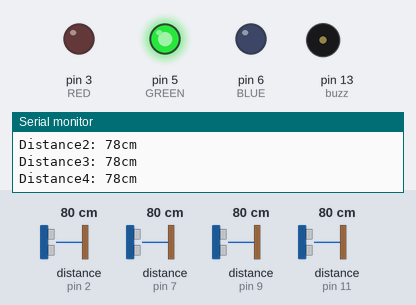
A sketch run on a simulated Arduino Uno, built with avr-gcc and run on an emulated ATmega328P. On the bench: output pins drawn as LEDs (lit = HIGH), buzzer (waves = sounding), the last lines printed to the serial monitor. Wiring (inferred from the names in the program): 4 × ultrasonic range finder: trigger pin 4, echo pin 2 / trigger pin 8, echo pin 7 / trigger pin 10, echo pin 9 / trigger pin 12, echo pin 11. Dashed ring = blinking. Inputs (shaded band) come from the test bench; at power-on: distance to the obstacle (sensors on pin 9, pin 2, pin 7, pin 11) 80 cm. The echo pulse lasts 58.3 µs per cm; pins used as bus, display or sensor lines are not drawn.

Above: at 1.2 s.
1.3 s: distance to the obstacle (sensor on pin 9) set to 72 cm
At 1.67 s:
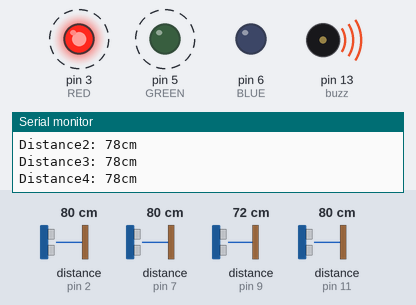
4.3 s: distance to the obstacle (sensor on pin 2) set to 9 cm
At 4.55 s:
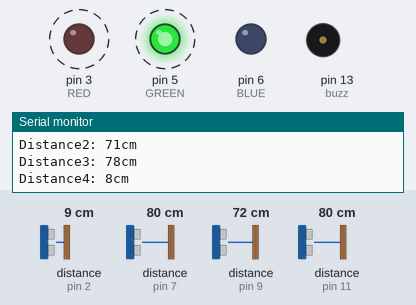
7.3 s: distance to the obstacle (sensor on pin 7) set to 4 cm
10.3 s: distance to the obstacle (sensor on pin 2) set to 4 cm
13.3 s: distance to the obstacle (sensor on pin 11) set to 60 cm
16.3 s: distance to the obstacle (sensor on pin 7) set to 18 cm
Timing chart, 0 to 20.3 s (numbered marks = the images above; inputs shaded):
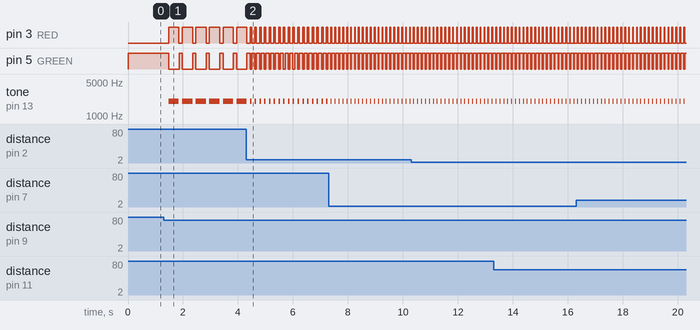

Measured:
- the behaviour switches between 77 and 76 cm on distance to the obstacle (sensor on pin 9) (found by bisection; images 0 and 1)
- after the input at 1.3 s, pin 3 (RED): alternates HIGH for 0.37 s and LOW for 0.12 s, starting after 0.18 s; pin 5 (GREEN): alternates HIGH for 0.12 s and LOW for 0.37 s, starting after 0.18 s; tone on pin 13 (buzz): alternates 2000 Hz for 0.37 s and silent for 0.12 s, starting after 0.18 s
- after the input at 4.3 s, pin 3 (RED): alternates HIGH for 0.06 s and LOW for 0.12 s, starting after 0.20 s; pin 5 (GREEN): alternates HIGH for 0.12 s and LOW for 0.06 s, starting after 0.20 s; tone on pin 13 (buzz): alternates 2000 Hz for 0.06 s and silent for 0.12 s, starting after 0.20 s

The sketch:

VehicleSensor.ino
```cpp
#include "SR04.h"
#define TRIG_PIN 12
#define ECHO_PIN 11
#define TRIG_PIN2 10
#define ECHO_PIN2 9
#define TRIG_PIN3 8
#define ECHO_PIN3 7
#define TRIG_PIN4 4
#define ECHO_PIN4 2
#define BLUE 6
#define GREEN 5
#define RED 3

SR04 sensor1 = SR04(ECHO_PIN,TRIG_PIN);
SR04 sensor2 = SR04(ECHO_PIN2,TRIG_PIN2);
SR04 sensor3 = SR04(ECHO_PIN3,TRIG_PIN3);
SR04 sensor4 = SR04(ECHO_PIN4,TRIG_PIN4);

const int buzz = 13;

long distance1;
long distance2;
long distance3;
long distance4;
long minDist;
float buzzTime;
int on = 255;
int off = 0;

void setup() {
   Serial.begin(9600);
   pinMode(buzz, OUTPUT);
   pinMode(RED, OUTPUT);
   pinMode(GREEN, OUTPUT);
   pinMode(BLUE, OUTPUT);
}

void loop() {
   analogWrite(GREEN, on);
   analogWrite(BLUE, off);
   minDist = 1000;
   distance1 = sensor1.Distance();
   distance2 = sensor2.Distance();
   distance3 = sensor3.Distance();
   distance4 = sensor4.Distance();

   if (distance1 != 0 && minDist >= distance1) minDist = distance1;
   if (distance2 != 0 && minDist >= distance2) minDist = distance2;
   if (distance3 != 0 && minDist >= distance3) minDist = distance3;
   if (distance4 != 0 && minDist >= distance4) minDist = distance4;
   if (distance1 == 0 || distance2 == 0 || distance3 == 0 || distance4 == 0){
    analogWrite(BLUE, on);
    tone(buzz, 100);
    delay(500);
    noTone(buzz);
   }

   buzzTime = 150 / 50 + minDist;

   if (minDist <= 75){
    analogWrite(GREEN, off);
    tone(buzz, 2000);
    analogWrite(RED, on);
    delay(buzzTime*5);
    analogWrite(RED, off);
    noTone(buzz);
   }

   // Prints out distance via the serial monitor found under the tools tab
   // Press ctrl+shift+m to bring up serial monitor
   Serial.print("Distance1: ");
   Serial.print(distance1);
   Serial.println("cm");
   Serial.print("Distance2: ");
   Serial.print(distance2);
   Serial.println("cm");
   Serial.print("Distance3: ");
   Serial.print(distance3);
   Serial.println("cm");
   Serial.print("Distance4: ");
   Serial.print(distance4);
   Serial.println("cm");
}
```

SR04.cpp
```cpp
#include "SR04.h"

SR04::SR04(int echoPin, int triggerPin) {
    _echoPin = echoPin;
    _triggerPin = triggerPin;
    pinMode(_echoPin, INPUT);
    pinMode(_triggerPin, OUTPUT);
    _autoMode = false;
    _distance = 999;
}


long SR04::Distance() {
    long d = 0;
    _duration = 0;
    digitalWrite(_triggerPin, LOW);
    delayMicroseconds(2);
    digitalWrite(_triggerPin, HIGH);
    delayMicroseconds(10);
    digitalWrite(_triggerPin, LOW);
    delayMicroseconds(2);
    _duration = pulseIn(_echoPin, HIGH, PULSE_TIMEOUT);
    d = MicrosecondsToCentimeter(_duration);
    delay(25);
    return d;
}

long SR04::DistanceAvg(int wait, int count) {
    long min, max, avg, d;
    min = 999;
    max = 0;
    avg = d = 0;

    if (wait < 25) {
        wait = 25;
    }

    if (count < 1) {
        count = 1;
    }

    for (int x = 0; x < count + 2; x++) {
        d = Distance();

        if (d < min) {
            min = d;
        }

        if (d > max) {
            max = d;
        }

        avg += d;
    }

    // substract highest and lowest value
    avg -= (max + min);
    // calculate average
    avg /= count;
    return avg;
}

void SR04::Ping() {
    _distance = Distance();
}

long SR04::getDistance() {
    return _distance;
}

long SR04::MicrosecondsToCentimeter(long duration) {
    long d = (duration * 100) / 5882;
    return d;
}
```

SR04.h
```cpp
#ifndef SR04_H
#define SR04_H

#if defined(ARDUINO) && ARDUINO >= 100
	#include "Arduino.h"
#else
	#include "WProgram.h"
#endif
//#include "pins_arduino.h"

#include <inttypes.h>

#define PULSE_TIMEOUT 150000L	// 100ms
#define DEFAULT_DELAY 10
#define DEFAULT_PINGS 5
class SR04 {
public:

	/**
	* Constructor
	* Ultrasonic sensor SR04, four connections pins
	* VCC, ECHO, TRIGGER, GND
	* <br>
	* \param echoPin digital INPUT-Pin for measuring distance
	* \param triggerPin if 10us high a trigger signal is generated from
	*					SR04
	*
	* \return void
	*/
	SR04(int echoPin, int triggerPin);

	/**
	* Do a measurment for this sensor. Return distance as long
	* in centimenter
	* \return long distance in centimeter
	*/
	long Distance();

	/**
	* Do count measurents and calculate the average.
	* To avoid defilement from ow/high peaks, min/max values
	* are substracted from the average
	*
	* \param wait delay between measurements, default = DEFAULT_DELAY/ms
	* \param count number of measurements, default DEFAULT_PINGS
	* \return long distance in centimeter
	**/
	long DistanceAvg(int wait=DEFAULT_DELAY, int count=DEFAULT_PINGS);

	/**
	* Do only a ping. Get result with methode getDistance()
	*
	* \param keine
	*/
	void Ping() ;

	/**
	* return latest distance. Methode Ping() should be called before
	* \param keine
	* \return Distanz in Zentimeter
	*/
	long getDistance();


private:
	/**
	* Do the measurement calculation and return result in centimeter
	* SR04 measure echo time to obstacle and return way.
	* <br>
	* Sound travels with 340m/sec
	* <br>
	* Example: Obstace 100cm away from SR04. Measure time is 100cm to
	* obstacle and 100cm return = 200cm
	* <br>
	* 1sec = 1000ms = 1.000.000uS
	* 1.000.000 / 340 = Distance in microseconds for 100cm
	* 2941uS fuer 100cm = 5882 uS fuer 200cm
	*
	* duration / 5882 * 100 = distance in cm
	*/
	long MicrosecondsToCentimeter(long duration);

	long _currentDistance;
	int _echoPin, _triggerPin;
	long _duration, _distance;
	bool _autoMode;
};
#endif
```
